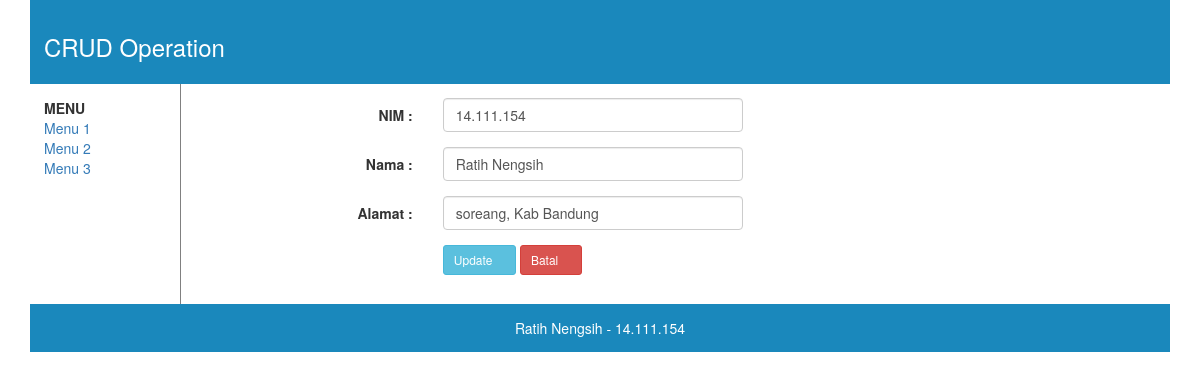
The page /edit.php?nim=14.111.154 on the database its author committed.
### tables this page shows
CREATE TABLE IF NOT EXISTS `biodata` (
  `nim` varchar(10) NOT NULL,
  `nama` varchar(50) NOT NULL,
  `alamat` varchar(50) NOT NULL
);

### edit.php (the view, shortened to what this page needs)
<?php
include("conn.php");
?>
<!DOCTYPE HTML>
<html>
<head><title>CRUD</title>
<link href="css/style.css" rel="stylesheet">
<link href="css/bootstrap.min.css" rel="stylesheet">
</head>
<body>
<div class="container">
	<header>
		<h3>CRUD Operation</h3>
	</header>
	<nav>
		<ul>
			<li><b>MENU</b></li>
			<li><a href="#">Menu 1</a></li>
			<li><a href="#">Menu 2</a></li>
			<li><a href="#">Menu 3</a></li>
		</ul>
	</nav>
	<article>
			<?php
			$nim = $_GET['nim'];
			$sql = mysqli_query($conn, "SELECT * FROM biodata WHERE nim='$nim'");
			if(mysqli_num_rows($sql) == 0){
				header("Location: index.php");
			}else{
				$row = mysqli_fetch_assoc($sql);
			}
			?>
	<form class="form-horizontal" name="input" method="POST" action="">
		<div class="form-group">
			<label class="col-sm-3 control-label">NIM :</label>
				<div class="col-sm-4">
					<input class="form-control" type="text" name="nim" value="<?php echo $row ['nim']; ?>" maxlenght="10" placeholder="NIM" required>
				</div>
		</div>
		<div class="form-group">
			<label class="col-sm-3 control-label">Nama :</label>
				<div class="col-sm-4">
					<input class="form-control" type="text" name="nama" value="<?php echo $row ['nama']; ?>" maxlenght="50" placeholder="Nama" required>
				</div>
		</div>
		<div class="form-group">
			<label class="col-sm-3 control-label">Alamat :</label>
				<div class="col-sm-4">
					<input class="form-control" type="text" name="alamat" value="<?php echo $row ['alamat']; ?>" maxlenght="50" placeholder="Alamat" required>
				</div>
		</div>
		<div class="form-group">
			<label class="col-sm-3 control-label">&nbsp;</label>
			<div class="col-sm-6">
				<button type="submit" name="save" class="btn btn-sm btn-info">Update <span class="glyphicon glyphicon-saved"></span></button>
				<a href="index.php" class="btn btn-sm btn-danger">Batal <span class="glyphicon glyphicon-remove"></span></a>
			</div>
		</div>
	</form>
	</article>
	<footer>Ratih Nengsih - 14.111.154</footer>
</div>
</body>
</html>

### style.css (style rules this page uses)
header { padding: 1em; color: white; background-color: #1a88bc; clear: left; }
footer { padding: 1em; color: white; background-color: #1a88bc; text-align: center; }
nav { float: left; margin: 0; padding: 1em; }
nav ul { list-style-type: none; padding: 0; }
nav ul a { text-decoration: none; }
article { margin-left: 150px; border-left: 1px solid gray; padding: 1em; overflow: hidden; }

### rows shown on the page
biodata: nim "14.111.154", nama "Ratih Nengsih", alamat "soreang, Kab Bandung"
